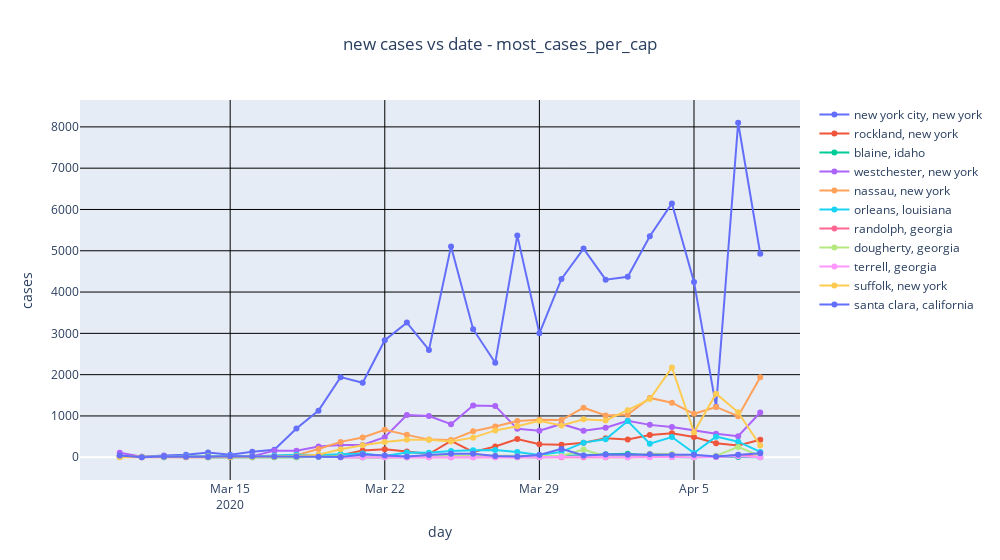

Notebook cell for this chart:
### Code cell
#
# new deaths per day
GRAPH_TITLE=f"new cases vs date - {COUNTY_CRITERIA}"
graph_list=[]
for county,state in cs_list:
    indices=(nytplot_df.county==county) & (nytplot_df.state==state)
    tmp_df = nytplot_df[indices]
    graph_list.append(go.Scatter(name=f"{county}, {state}",
                               x=tmp_df['tstamp'],
                               y=tmp_df['dcases'],
                               mode='lines+markers'
                               ))
x_axis=dict(
    showgrid=True,
    title='day')
y_axis=dict(
    showgrid=True,
    title='cases')

layout=go.Layout(
    title={
        'text':GRAPH_TITLE,
        'x':0.5  # center
    },
    xaxis=x_axis,
    #yaxis_type="log",
    yaxis=y_axis,
    width=1000,
    showlegend=True
)
fig = go.Figure( data=graph_list, layout=layout)
fig.update_yaxes(gridcolor='black')
fig.update_xaxes(gridcolor='black')
fig.show()
